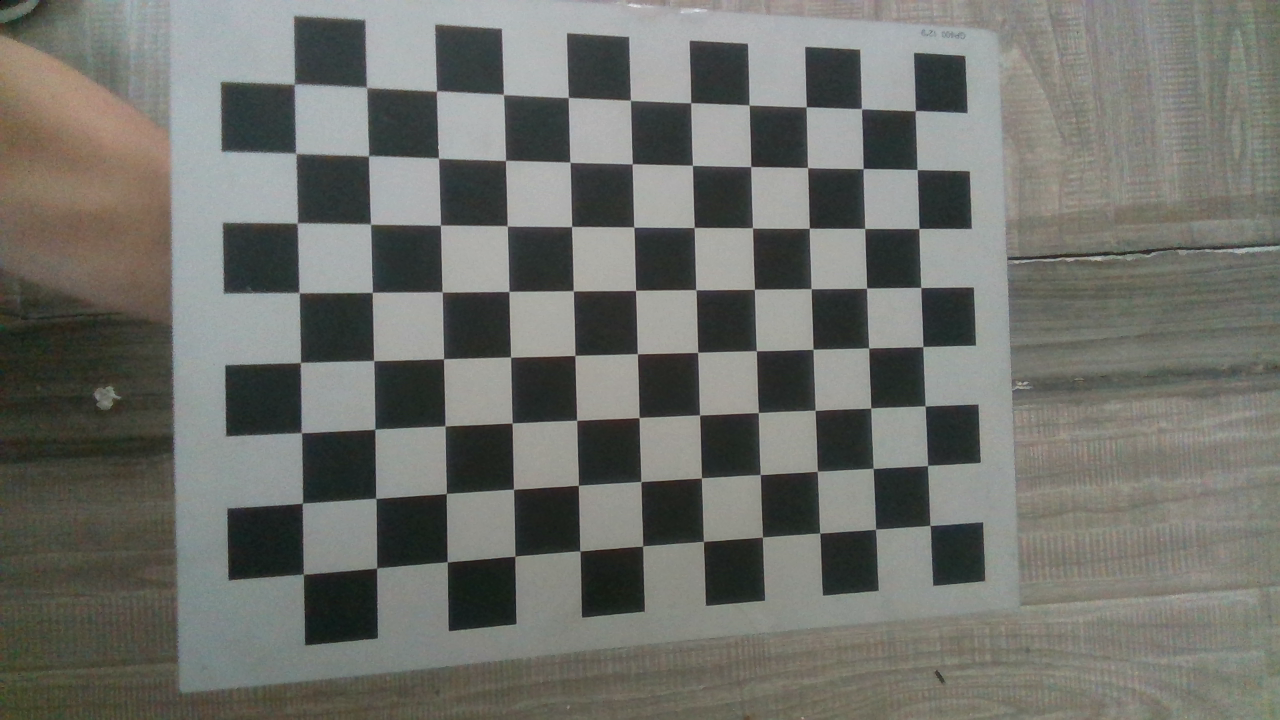
//> input picture images/30mm11x8/10_Color.png, 1280 x 720 px; its folder holds only this picture in this run
$ ./Calibration   (built with g++ and OpenCV 4)
//> lines starting //> are read from the running program, lines starting //| are printed output that depends on the picture
#include <librealsense2/rs.hpp> // Include RealSense Cross Platform API
#include <librealsense2/rsutil.h>
#include <opencv2/opencv.hpp>   // Include OpenCV API

#if (defined _WIN32 || defined WINCE || defined __CYGWIN__)
#define OPENCV_VERSION "343"
#define REALSENSE_VERSION "2290"
#pragma comment(lib, "opencv_world" OPENCV_VERSION ".lib")
#pragma comment(lib, "realsense2_" REALSENSE_VERSION ".lib")
#endif


#define COLOR_COLS		1280
#define COLOR_ROWS		720
#define DEPTH_COLS		1280
#define DEPTH_ROWS		720

// [32 lines left out: function get_intr_from_sdk, not called in this run]

/*
	input_file：文件路径
	board_size : 标定板交点行*列
*/
void get_intr_from_chess(const std::string &input_file, const cv::Size &board_size, cv::Size &square_size)
{
//> called with input_file = "../../images/30mm11x8/", board_size = Size(11, 8)
	std::ofstream fout("caliberation_result.txt");  /* 保存标定结果的文件 */
	cv::Size image_size;										/* 图像的尺寸 */
	std::vector<cv::String> imgnames;
	std::vector<cv::Point2f> image_points_buf;							/* 缓存每幅图像上检测到的角点 */
	std::vector<std::vector<cv::Point2f>> image_points_seq;				/* 保存检测到的所有图片上的角点 */
	int image_count = 0;												 /* 图像数量 */


	if (input_file[input_file.size() - 1] == '/' || input_file[input_file.size() - 1] == '\\')
	{
		cv::glob(input_file + "*g", imgnames);
	}
	else
	{
		cv::glob(input_file + "/*g", imgnames);
	}
	std::cout << "提取图片的交点像素坐标………………\n";
	for (const auto &it : imgnames)
	{
		auto srcimg = imread(it, 1);
//> srcimg is the input picture: 720 rows x 1280 cols, CV_8UC3; mean B, G, R 107.1, 112.7, 111.4
		cv::Mat gray_img;

		if (srcimg.empty())
		{
			std::cout << "imread failed.  fname:" << it << std::endl;
			continue;
		}

		if (image_count == 0)  //读入第一张图片时获取图像宽高信息
		{
			image_size.width = srcimg.cols;
			image_size.height = srcimg.rows;
			std::cout << "image_size.width = " << image_size.width << std::endl;
//| image_size.width = 1280
			std::cout << "image_size.height = " << image_size.height << std::endl;
//| image_size.height = 720
		}


		/* 提取角点 */
		cv::cvtColor(srcimg, gray_img, CV_RGB2GRAY);
		if (0 == findChessboardCorners(gray_img, board_size, image_points_buf))
		{
			std::cout << "can not find chessboard corners!\n";	//找不到角点
			exit(1);
		}
		else
		{
			cv::Mat view_gray;
			image_count++;

			cv::cvtColor(srcimg, view_gray, CV_RGB2GRAY);
			/* 亚像素精确化 */
			find4QuadCornerSubpix(view_gray, image_points_buf, cv::Size(5, 5)); //对粗提取的角点进行精确化
//> image_points_buf = 88 Points (x, y), first 12: [929.9, 525.4], [875.8, 529.8], [819.8, 533], [763, 537.5], [704.3, 541.7], [642.4, 546.2], [580.4, 550.9], [515.3, 556.7], [447.5, 562.5], [377, 568.5], [303.5, 574.4], [928.2, 465.8]
																				//cornerSubPix(view_gray,image_points_buf,Size(5,5),Size(-1,-1),TermCriteria(CV_TERMCRIT_EPS+CV_TERMCRIT_ITER,30,0.1));
			image_points_seq.push_back(image_points_buf);  //保存亚像素角点
//> image_points_seq = 1 point lists
														   /* 在图像上显示角点位置 */
			drawChessboardCorners(view_gray, board_size, image_points_buf, false); //用于在图片中标记角点
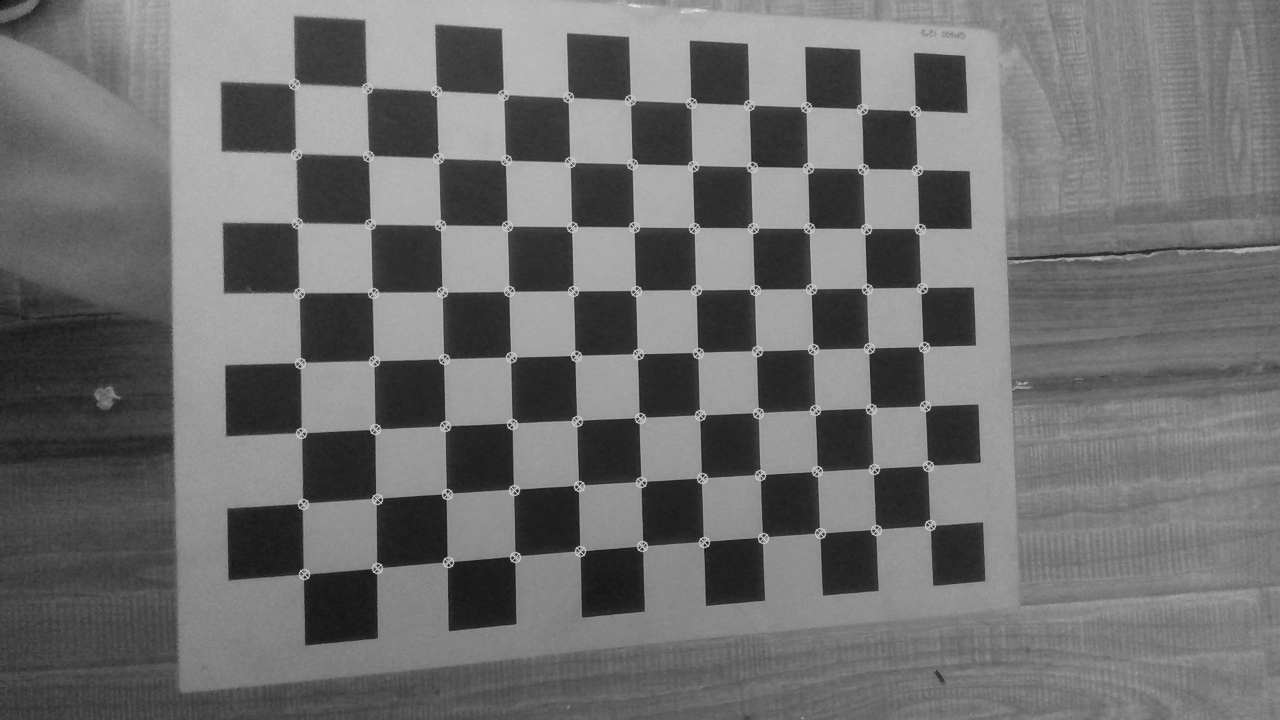
//> view_gray: 720 rows x 1280 cols, CV_8UC1; min 0, max 230, mean 111.4
			cv::imshow("Camera Calibration", view_gray);//显示图片
			cv::waitKey(500);//暂停0.5S
		}

	}
	std::cout << "交点像素坐标提取完成！\n";


	cv::Mat cameraMatrix = cv::Mat(3, 3, CV_32FC1, cv::Scalar::all(0)); /* 摄像机内参数矩阵 */
	std::vector<int> point_counts;										// 每幅图像中角点的数量
	cv::Mat distCoeffs = cv::Mat(1, 5, CV_32FC1, cv::Scalar::all(0));	 /* 摄像机的5个畸变系数：k1,k2,p1,p2,k3 */
	std::vector<cv::Mat> tvecsMat;										/* 每幅图像的平移矩阵 */
	std::vector<cv::Mat> rvecsMat;										/* 每幅图像的旋转向量 */
	std::vector<std::vector<cv::Point3f>> object_points;		/* 保存标定板上角点的三维坐标 */

	for (int i = 0; i<image_count; i++)
	{
		point_counts.push_back(board_size.width*board_size.height);
	}


	std::cout << "生成图片所在位置的世界坐标………………\n";
	/* 初始化标定板上角点的三维坐标 */
	int i, j, t;
	for (t = 0; t<image_count; t++)
	{
		std::vector<cv::Point3f> tempPointSet;
		for (i = 0; i<board_size.height; i++)
		{
			for (j = 0; j<board_size.width; j++)
			{
				cv::Point3f realPoint;
				/* 假设标定板放在世界坐标系中z=0的平面上 */
				realPoint.x = i*square_size.width;
				realPoint.y = j*square_size.height;
				realPoint.z = 0;
				tempPointSet.push_back(realPoint);
			}
		}
		object_points.push_back(tempPointSet);
	}
	std::cout << "世界坐标生成完成\n";


	std::cout << "开始标定………………\n";
	calibrateCamera(object_points, image_points_seq, image_size, cameraMatrix, distCoeffs, rvecsMat, tvecsMat, 0);
//> cameraMatrix = [[858.7, 0, 607.9], [0, 862.1, 342.3], [0, 0, 1]]; distCoeffs = [-0.0332, 1.09, -0.000767, -0.00185, -3.34]
	std::cout << "标定完成！\n";


	std::cout << "开始评价标定结果………………\n";
	double total_err = 0.0; /* 所有图像的平均误差的总和 */
	double err = 0.0; /* 每幅图像的平均误差 */
	std::vector<cv::Point2f> image_points2; /* 保存重新计算得到的投影点 */
	std::cout << "\t每幅图像的标定误差：\n";

	for (i = 0; i<image_count; i++)
	{
		std::vector<cv::Point3f> tempPointSet = object_points[i];
		/* 通过得到的摄像机内外参数，对空间的三维点进行重新投影计算，得到新的投影点 */
		projectPoints(tempPointSet, rvecsMat[i], tvecsMat[i], cameraMatrix, distCoeffs, image_points2);
		/* 计算新的投影点和旧的投影点之间的误差*/
		std::vector<cv::Point2f> tempImagePoint = image_points_seq[i];
		cv::Mat tempImagePointMat = cv::Mat(1, tempImagePoint.size(), CV_32FC2);
		cv::Mat image_points2Mat = cv::Mat(1, image_points2.size(), CV_32FC2);
		for (int j = 0; j < tempImagePoint.size(); j++)
		{
			image_points2Mat.at<cv::Vec2f>(0, j) = cv::Vec2f(image_points2[j].x, image_points2[j].y);
			tempImagePointMat.at<cv::Vec2f>(0, j) = cv::Vec2f(tempImagePoint[j].x, tempImagePoint[j].y);
		}
		err = norm(image_points2Mat, tempImagePointMat, cv::NORM_L2);
		total_err += err /= point_counts[i];
		std::cout << "第" << i + 1 << "幅图像的平均误差：" << err << "像素" << std::endl;

	}
//> this loop made 1 pass
//> (err, total_err) on pass 1: (0.0447, 0.0447)
//> (printed output is left out)
//> after the loop, image_points2 = 88 Points (x, y), first 12: [930.2, 525.8], [875.9, 529.5], [820, 533.4], [762.7, 537.4], [703.8, 541.7], [643.1, 546.3], [580.4, 551.2], [515.5, 556.5], [447.9, 562.1], [377.2, 568.3], [303.8, 574.5], [927.8, 465.8]; err = 0.0447; total_err = 0.0447
	std::cout << "总体平均误差：" << total_err / image_count << "像素" << std::endl;
//| 总体平均误差：0.0447053像素


	std::cout << "评价完成！" << std::endl;

	//保存定标结果
	std::cout << "开始保存定标结果………………" << std::endl;
	cv::Mat rotation_matrix = cv::Mat(3, 3, CV_32FC1, cv::Scalar::all(0)); /* 保存每幅图像的旋转矩阵 */
	fout << "相机内参数矩阵：" << std::endl;
	fout << cameraMatrix << std::endl << std::endl;
	fout << "畸变系数：\n";
	fout << distCoeffs << std::endl << std::endl << std::endl;
	for (int i = 0; i<image_count; i++)
	{
		/* 将旋转向量转换为相对应的旋转矩阵 */
		Rodrigues(rvecsMat[i], rotation_matrix);
		fout << "第" << i + 1 << "幅图像的旋转矩阵：" << std::endl;
		fout << rotation_matrix << std::endl;
		fout << "第" << i + 1 << "幅图像的平移向量：" << std::endl;
		fout << tvecsMat[i] << std::endl << std::endl;
	}
	std::cout << "完成保存" << std::endl;
	fout << std::endl;

	std::cout << "显示畸变纠正后的图片………………" << std::endl;

	cv::Mat mapx = cv::Mat(image_size, CV_32FC1);
	cv::Mat mapy = cv::Mat(image_size, CV_32FC1);
	cv::Mat R = cv::Mat::eye(3, 3, CV_32F);

	for (const auto &it : imgnames)
	{
		initUndistortRectifyMap(cameraMatrix, distCoeffs, R, cameraMatrix, image_size, CV_32FC1, mapx, mapy);
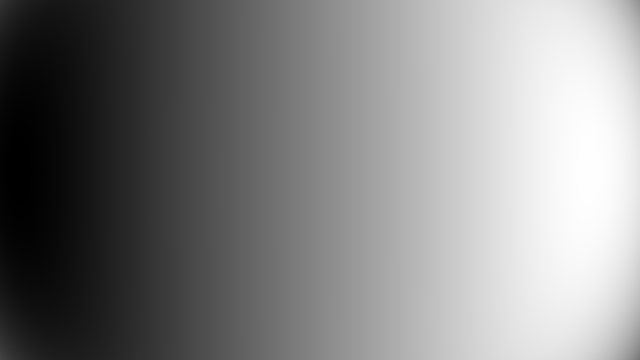
//> mapx: 720 rows x 1280 cols, CV_32FC1 (shown at 1/2 size); min 85.99, max 1125.7, mean 625.8; drawn with min black and max white
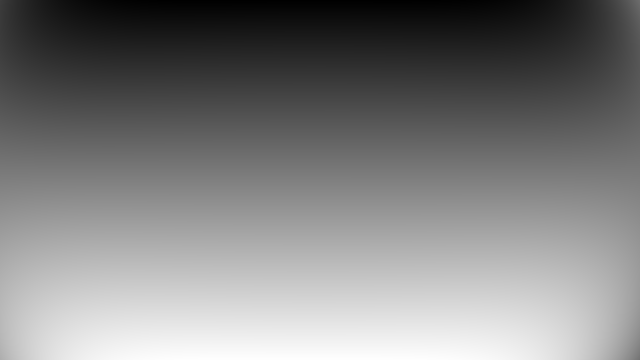
//> mapy: 720 rows x 1280 cols, CV_32FC1 (shown at 1/2 size); min -4.18, max 722.7, mean 357.4; drawn with min black and max white
		cv::Mat imageSource = imread(it);
		cv::Mat newimage = imageSource.clone();
		//另一种不需要转换矩阵的方式
		//undistort(imageSource,newimage,cameraMatrix,distCoeffs);
		remap(imageSource, newimage, mapx, mapy, cv::INTER_LINEAR);
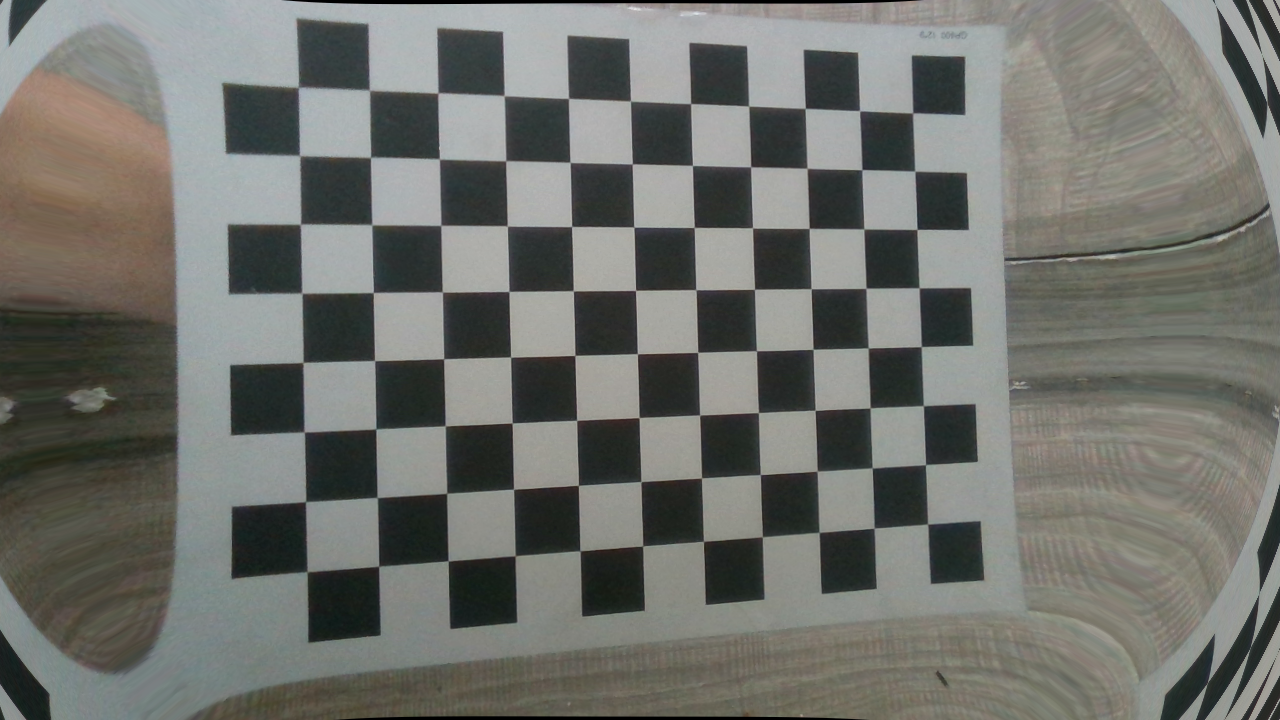
//> newimage: 720 rows x 1280 cols, CV_8UC3; mean B, G, R 108.3, 113.4, 112.1
		cv::imshow("Camera Calibration", newimage);//显示图片
		cv::imshow("Camera Original", imageSource);//显示图片
		cv::waitKey(500);//暂停0.5S
	}
	std::cout << "END" << std::endl;
}

int main(int argc, char * argv[])
{
	const std::string input_file = "../../images/30mm11x8/";
	cv::Size board_size = cv::Size(11, 8);								/* 标定板上每行、列的角点数 */
	cv::Size square_size = cv::Size(30, 30);					/* 实际测量得到的标定板上每个棋盘格的大小 */
	get_intr_from_chess(input_file, board_size, square_size);

	return 0;

}

$ run again, on images/30mm11x8/14_Color.png
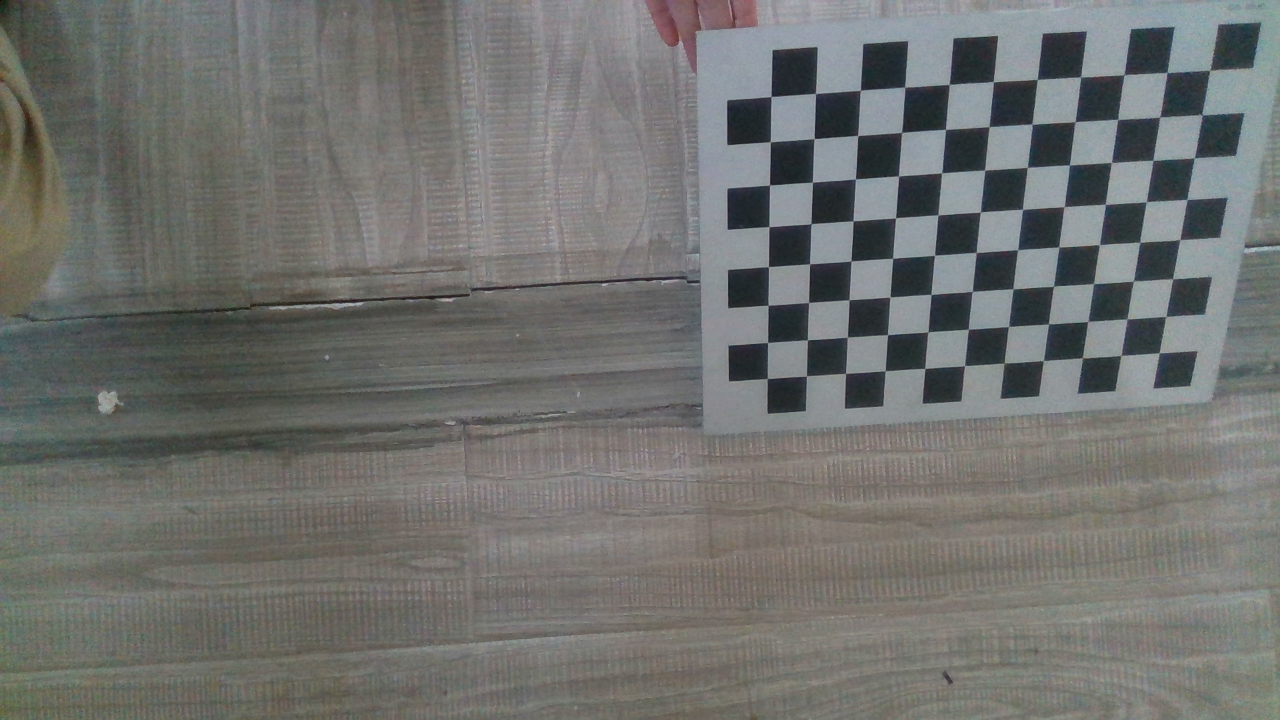
//> input picture images/30mm11x8/14_Color.png, 1280 x 720 px
//> in get_intr_from_chess, srcimg is the input picture: 720 rows x 1280 cols, CV_8UC3; mean B, G, R 110.3, 113.1, 112
//| image_size.width = 1280
//| image_size.height = 720
//> image_points_buf = 88 Points (x, y), first 12: [1159.1, 352.8], [1120.6, 355.6], [1082.2, 357.5], [1043.3, 360.6], [1004.4, 362.8], [964.7, 365.5], [924.9, 368.5], [885.2, 370.8], [846.2, 373.8], [807.2, 376.2], [767.5, 378.4], [1166.2, 316.4]
//> image_points_seq = 1 point lists
//> in get_intr_from_chess, `drawChessboardCorners(view_gray, board_size, image_points_buf, false);`:
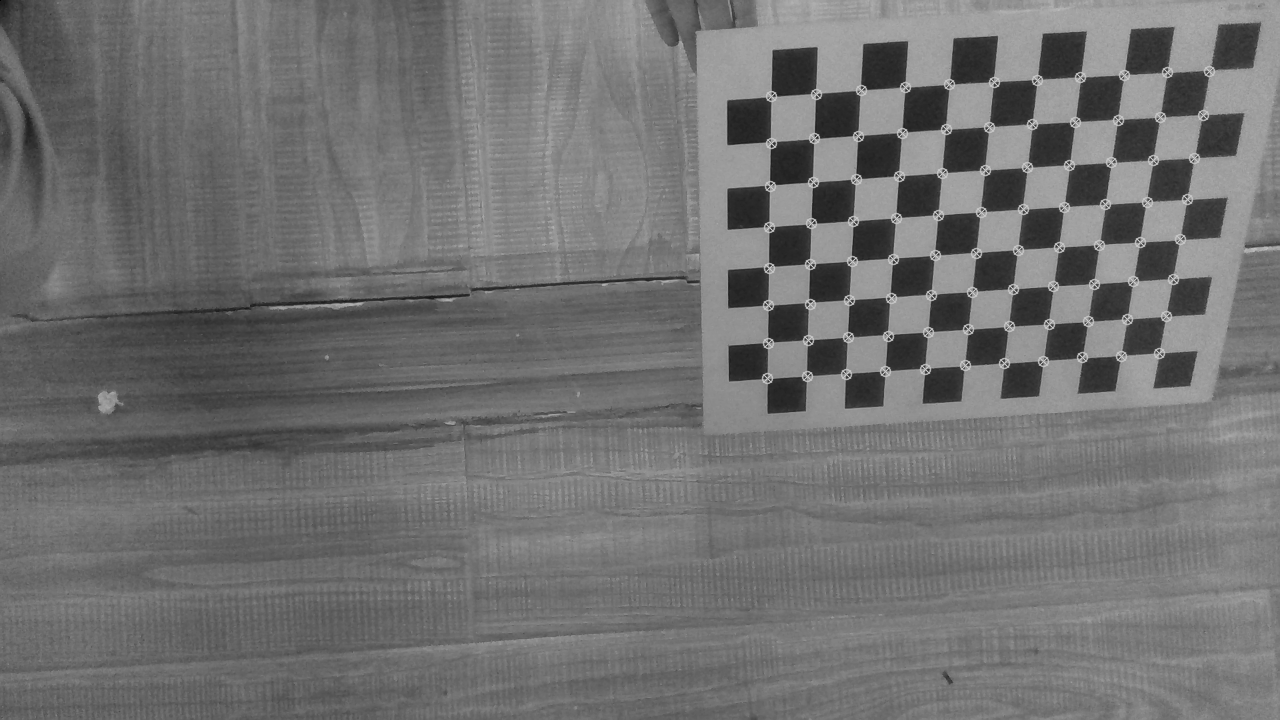
//> view_gray: 720 rows x 1280 cols, CV_8UC1; min 0, max 200, mean 112.6
//> cameraMatrix = [[1171.1, 0, 626.2], [0, 1228.4, 391.8], [0, 0, 1]]; distCoeffs = [0.233, -1.29, 0.00137, 0.00135, 1.83]
//> the loop in get_intr_from_chess, `for (i = 0; i<image_count; i++)` made 1 pass
//> (err, total_err) on pass 1: (0.0407, 0.0407)
//> (printed output is left out)
//> after the loop in get_intr_from_chess, `for (i = 0; i<image_count; i++)`: image_points2 = 88 Points (x, y), first 12: [1159.2, 352.8], [1120.9, 355.3], [1082.3, 357.9], [1043.3, 360.5], [1004, 363.1], [964.5, 365.7], [925, 368.3], [885.5, 371], [846, 373.6], [806.7, 376.2], [767.6, 378.8], [1165.9, 316.4]; err = 0.0407
//| 总体平均误差：0.0406589像素
//> in get_intr_from_chess, `remap(imageSource, newimage, mapx, mapy, cv::INTER_LINEAR);`:
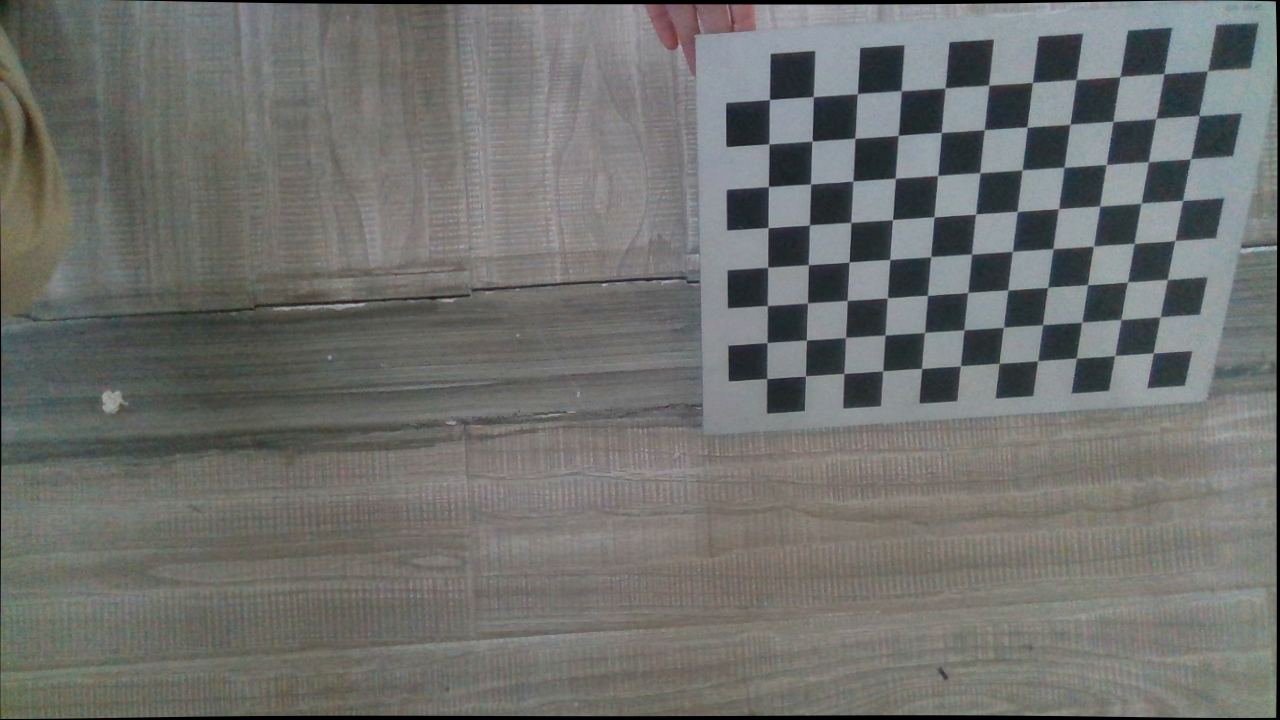
//> newimage: 720 rows x 1280 cols, CV_8UC3; mean B, G, R 109, 111.8, 110.6
